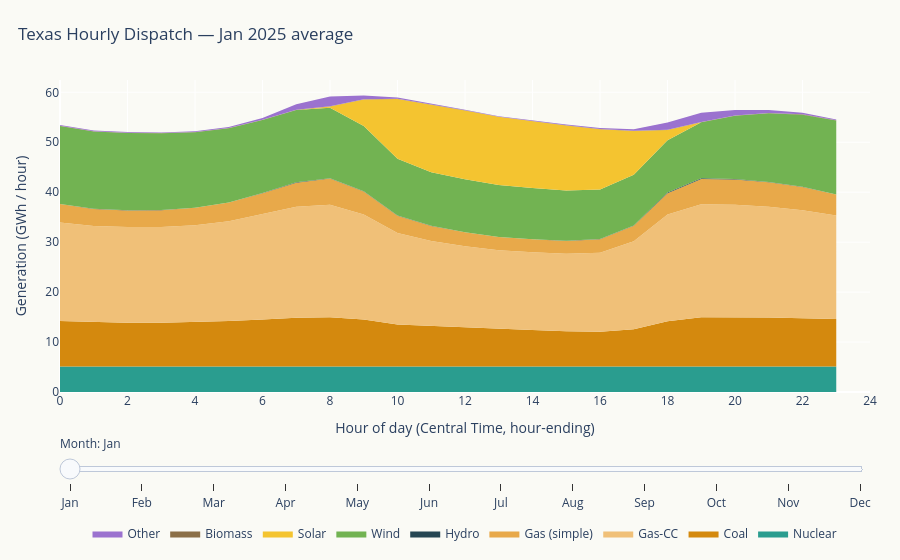

Notebook code for this chart:
### Markdown cell above
## 8. Interactive dispatch — average hourly stack by month (scrubber)

Same idea as the duck curve but showing the full stacked dispatch: what the fleet is actually doing at each hour on an average day of each month.

### Code cell
STACK_ORDER = ['nuclear', 'coal', 'gas_cc', 'gas', 'hydro', 'wind', 'solar', 'biomass', 'other']
STACK_DISPLAY = {
    'nuclear': 'Nuclear', 'coal': 'Coal', 'gas_cc': 'Gas-CC', 'gas': 'Gas (simple)',
    'hydro': 'Hydro', 'wind': 'Wind', 'solar': 'Solar',
    'biomass': 'Biomass', 'other': 'Other',
}
STACK_FILL = {
    'nuclear': '#2A9D8F', 'coal': '#D4890E', 'gas_cc': '#F0C078', 'gas': '#E8A94A',
    'hydro': '#264653', 'wind': '#72B352', 'solar': '#F4C430',
    'biomass': '#8B6F47', 'other': '#9B72CF',
}

fig = go.Figure()

# 12 months × 9 fuels = 108 traces; toggle whole month by visibility array
for month_idx, month in enumerate(range(1, 13)):
    for fuel in STACK_ORDER:
        vals = profiles[fuel].loc[month]
        fig.add_trace(go.Scatter(
            x=list(vals.index), y=list(vals.values),
            mode='lines',
            name=STACK_DISPLAY[fuel],
            stackgroup=f'month_{month}',
            line=dict(width=0, color=STACK_FILL[fuel]),
            fillcolor=STACK_FILL[fuel],
            visible=(month == 1),
            showlegend=(month == 1),
            hovertemplate=f'{STACK_DISPLAY[fuel]}: %{{y:.1f}} GWh/h<extra></extra>',
        ))

n_fuels = len(STACK_ORDER)
steps = []
for month_idx, month in enumerate(range(1, 13)):
    visible = [False] * (12 * n_fuels)
    for k in range(n_fuels):
        visible[month_idx * n_fuels + k] = True
    steps.append(dict(
        method='update',
        args=[{'visible': visible},
              {'title.text': f'Texas Hourly Dispatch — {MONTH_NAMES[month-1]} 2025 average'}],
        label=MONTH_NAMES[month-1],
    ))

fig.update_layout(
    title={'text': 'Texas Hourly Dispatch — Jan 2025 average',
           'x': 0.02, 'xanchor': 'left'},
    xaxis=dict(title='Hour of day (Central Time, hour-ending)',
               tickmode='linear', tick0=0, dtick=2, range=[0, 24]),
    yaxis=dict(title='Generation (GWh / hour)'),
    plot_bgcolor='#FAFAF5', paper_bgcolor='#FAFAF5',
    height=560,
    sliders=[dict(active=0, currentvalue={'prefix': 'Month: '},
                  pad={'t': 40}, steps=steps)],
    legend=dict(orientation='h', yanchor='bottom', y=-0.5, x=0.5, xanchor='center'),
    margin=dict(l=60, r=30, t=80, b=120),
)

fig.write_html(WEB / 'hourly_dispatch.html', include_plotlyjs='cdn', full_html=True)
print(f'Saved {WEB / "hourly_dispatch.html"}')
fig.show()
